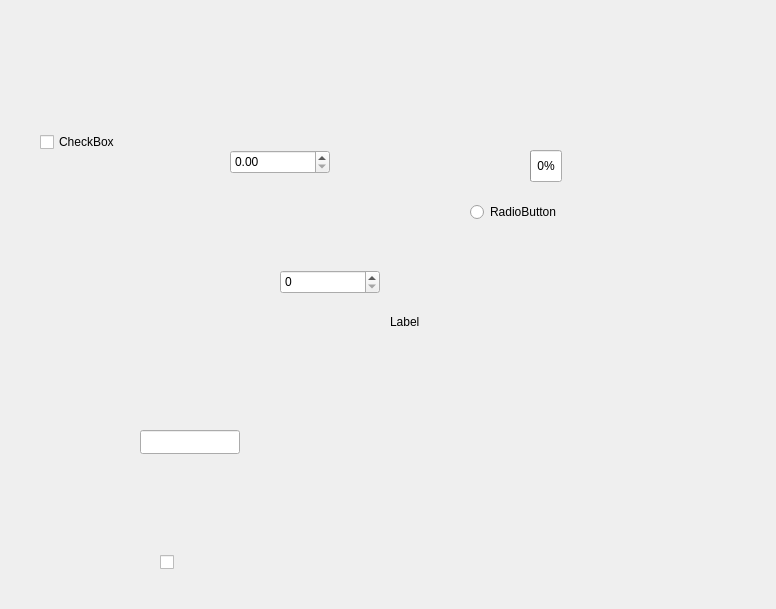
<?xml version="1.0" encoding="UTF-8"?>
<ui version="4.0">
 <class>Form</class>
 <widget class="QWidget" name="Form">
  <property name="geometry">
   <rect>
    <x>0</x>
    <y>0</y>
    <width>776</width>
    <height>609</height>
   </rect>
  </property>
  <property name="windowTitle">
   <string>Form</string>
  </property>
  <widget class="HCheckBox" name="h_check_box">
   <property name="geometry">
    <rect>
     <x>40</x>
     <y>130</y>
     <width>100</width>
     <height>24</height>
    </rect>
   </property>
   <property name="text">
    <string>CheckBox</string>
   </property>
  </widget>
  <widget class="HDivider" name="h_divider">
   <property name="geometry">
    <rect>
     <x>190</x>
     <y>260</y>
     <width>100</width>
     <height>1</height>
    </rect>
   </property>
  </widget>
  <widget class="HDoubleSpinBox" name="h_double_spin_box">
   <property name="geometry">
    <rect>
     <x>230</x>
     <y>150</y>
     <width>100</width>
     <height>24</height>
    </rect>
   </property>
  </widget>
  <widget class="HLabel" name="h_label">
   <property name="geometry">
    <rect>
     <x>390</x>
     <y>310</y>
     <width>100</width>
     <height>24</height>
    </rect>
   </property>
   <property name="text">
    <string>Label</string>
   </property>
  </widget>
  <widget class="HLineEdit" name="h_line_edit">
   <property name="geometry">
    <rect>
     <x>140</x>
     <y>430</y>
     <width>100</width>
     <height>24</height>
    </rect>
   </property>
  </widget>
  <widget class="HIndetProgressBarM2" name="h_indet_progress_bar_m2">
   <property name="geometry">
    <rect>
     <x>450</x>
     <y>390</y>
     <width>200</width>
     <height>8</height>
    </rect>
   </property>
  </widget>
  <widget class="HIndetProgressBarM2" name="h_indet_progress_bar_m2_2">
   <property name="geometry">
    <rect>
     <x>410</x>
     <y>470</y>
     <width>200</width>
     <height>8</height>
    </rect>
   </property>
  </widget>
  <widget class="HRadialProgress" name="h_radial_progress">
   <property name="geometry">
    <rect>
     <x>530</x>
     <y>150</y>
     <width>32</width>
     <height>32</height>
    </rect>
   </property>
   <property name="value">
    <number>0</number>
   </property>
  </widget>
  <widget class="HRadioButton" name="h_radio_button">
   <property name="geometry">
    <rect>
     <x>470</x>
     <y>200</y>
     <width>100</width>
     <height>24</height>
    </rect>
   </property>
   <property name="text">
    <string>RadioButton</string>
   </property>
  </widget>
  <widget class="HSpinBox" name="h_spin_box">
   <property name="geometry">
    <rect>
     <x>280</x>
     <y>270</y>
     <width>100</width>
     <height>24</height>
    </rect>
   </property>
  </widget>
  <widget class="HSwitch" name="h_switch">
   <property name="geometry">
    <rect>
     <x>160</x>
     <y>550</y>
     <width>40</width>
     <height>24</height>
    </rect>
   </property>
  </widget>
  <widget class="HTitle" name="h_title">
   <property name="geometry">
    <rect>
     <x>470</x>
     <y>90</y>
     <width>200</width>
     <height>36</height>
    </rect>
   </property>
   <property name="text" stdset="0">
    <string>Title1</string>
   </property>
  </widget>
 </widget>
 <customwidgets>
  <customwidget>
   <class>HCheckBox</class>
   <extends>QCheckBox</extends>
   <header>hwidgets</header>
  </customwidget>
  <customwidget>
   <class>HDivider</class>
   <extends>QFrame</extends>
   <header>hwidgets</header>
  </customwidget>
  <customwidget>
   <class>HDoubleSpinBox</class>
   <extends>QDoubleSpinBox</extends>
   <header>hwidgets</header>
  </customwidget>
  <customwidget>
   <class>HLabel</class>
   <extends>QLabel</extends>
   <header>hwidgets</header>
  </customwidget>
  <customwidget>
   <class>HLineEdit</class>
   <extends>QLineEdit</extends>
   <header>hwidgets</header>
  </customwidget>
  <customwidget>
   <class>HIndetProgressBarM2</class>
   <extends>QWidget</extends>
   <header>hwidgets</header>
  </customwidget>
  <customwidget>
   <class>HRadialProgress</class>
   <extends>QProgressBar</extends>
   <header>hwidgets</header>
  </customwidget>
  <customwidget>
   <class>HRadioButton</class>
   <extends>QRadioButton</extends>
   <header>hwidgets</header>
  </customwidget>
  <customwidget>
   <class>HSpinBox</class>
   <extends>QSpinBox</extends>
   <header>hwidgets</header>
  </customwidget>
  <customwidget>
   <class>HSwitch</class>
   <extends>QCheckBox</extends>
   <header>hwidgets</header>
  </customwidget>
  <customwidget>
   <class>HTitle</class>
   <extends>QWidget</extends>
   <header>hwidgets</header>
  </customwidget>
 </customwidgets>
 <resources/>
 <connections/>
</ui>
